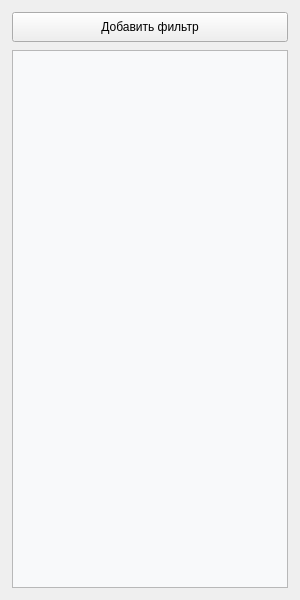
<?xml version="1.0" encoding="UTF-8"?>
<ui version="4.0">
 <class>FilterChainPanel</class>
 <widget class="QWidget" name="FilterChainPanel">
  <property name="geometry">
   <rect>
    <x>0</x>
    <y>0</y>
    <width>300</width>
    <height>600</height>
   </rect>
  </property>
  <layout class="QVBoxLayout" name="mainLayout">
   <property name="spacing">
    <number>8</number>
   </property>
   <property name="leftMargin">
    <number>12</number>
   </property>
   <property name="topMargin">
    <number>12</number>
   </property>
   <property name="rightMargin">
    <number>12</number>
   </property>
   <property name="bottomMargin">
    <number>12</number>
   </property>
   <item>
    <widget class="QPushButton" name="addFilterButton">
     <property name="minimumSize">
      <size>
       <width>0</width>
       <height>30</height>
      </size>
     </property>
     <property name="text">
      <string>Добавить фильтр</string>
     </property>
    </widget>
   </item>
   <item>
    <widget class="QScrollArea" name="scrollArea">
     <property name="verticalScrollBarPolicy">
      <enum>Qt::ScrollBarAsNeeded</enum>
     </property>
     <property name="horizontalScrollBarPolicy">
      <enum>Qt::ScrollBarAlwaysOff</enum>
     </property>
     <property name="widgetResizable">
      <bool>true</bool>
     </property>
     <widget class="QWidget" name="filterListWidget">
      <property name="geometry">
       <rect>
        <x>0</x>
        <y>0</y>
        <width>288</width>
        <height>553</height>
       </rect>
      </property>
      <property name="styleSheet">
       <string notr="true">#filterListWidget {
    background-color: #F8F9FA;
}</string>
      </property>
      <layout class="QVBoxLayout" name="filterListLayout">
       <property name="spacing">
        <number>10</number>
       </property>
       <property name="leftMargin">
        <number>0</number>
       </property>
       <property name="topMargin">
        <number>0</number>
       </property>
       <property name="rightMargin">
        <number>0</number>
       </property>
       <property name="bottomMargin">
        <number>0</number>
       </property>
      </layout>
     </widget>
    </widget>
   </item>
  </layout>
 </widget>
 <resources/>
 <connections/>
</ui>
